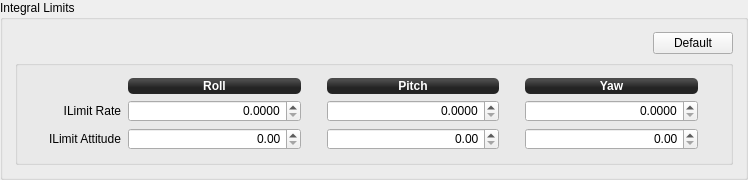
            <widget class="QGroupBox" name="groupBox_5">
             <property name="sizePolicy">
              <sizepolicy hsizetype="Preferred" vsizetype="Fixed">
               <horstretch>0</horstretch>
               <verstretch>0</verstretch>
              </sizepolicy>
             </property>
             <property name="minimumSize">
              <size>
               <width>0</width>
               <height>0</height>
              </size>
             </property>
             <property name="title">
              <string>Integral Limits</string>
             </property>
             <layout class="QGridLayout" name="gridLayout_9">
              <property name="leftMargin">
               <number>12</number>
              </property>
              <property name="topMargin">
               <number>12</number>
              </property>
              <property name="rightMargin">
               <number>12</number>
              </property>
              <property name="bottomMargin">
               <number>12</number>
              </property>
              <property name="horizontalSpacing">
               <number>6</number>
              </property>
              <item row="0" column="0">
               <spacer name="horizontalSpacer_36">
                <property name="orientation">
                 <enum>Qt::Horizontal</enum>
                </property>
                <property name="sizeHint" stdset="0">
                 <size>
                  <width>632</width>
                  <height>20</height>
                 </size>
                </property>
               </spacer>
              </item>
              <item row="0" column="1">
               <widget class="QPushButton" name="pushButton_9">
                <property name="sizePolicy">
                 <sizepolicy hsizetype="Fixed" vsizetype="Fixed">
                  <horstretch>0</horstretch>
                  <verstretch>0</verstretch>
                 </sizepolicy>
                </property>
                <property name="minimumSize">
                 <size>
                  <width>0</width>
                  <height>0</height>
                 </size>
                </property>
                <property name="maximumSize">
                 <size>
                  <width>16777215</width>
                  <height>16777215</height>
                 </size>
                </property>
                <property name="toolTip">
                 <string>Reset all values to GCS defaults</string>
                </property>
                <property name="text">
                 <string>Default</string>
                </property>
                <property name="objrelation" stdset="0">
                 <stringlist>
                  <string>objname:StabilizationSettings</string>
                  <string>button:default</string>
                  <string>buttongroup:13</string>
                 </stringlist>
                </property>
               </widget>
              </item>
              <item row="1" column="0" colspan="2">
               <widget class="QGroupBox" name="groupBox_10">
                <property name="minimumSize">
                 <size>
                  <width>0</width>
                  <height>100</height>
                 </size>
                </property>
                <property name="title">
                 <string/>
                </property>
                <property name="flat">
                 <bool>true</bool>
                </property>
                <layout class="QGridLayout" name="gridLayout_8" columnstretch="0,0,1,0,1,0,1,0">
                 <property name="leftMargin">
                  <number>12</number>
                 </property>
                 <property name="topMargin">
                  <number>12</number>
                 </property>
                 <property name="rightMargin">
                  <number>12</number>
                 </property>
                 <property name="bottomMargin">
                  <number>12</number>
                 </property>
                 <item row="1" column="4">
                  <widget class="QDoubleSpinBox" name="RatePitchILimit">
                   <property name="sizePolicy">
                    <sizepolicy hsizetype="Preferred" vsizetype="Fixed">
                     <horstretch>0</horstretch>
                     <verstretch>0</verstretch>
                    </sizepolicy>
                   </property>
                   <property name="minimumSize">
                    <size>
                     <width>0</width>
                     <height>22</height>
                    </size>
                   </property>
                   <property name="maximumSize">
                    <size>
                     <width>16777215</width>
                     <height>22</height>
                    </size>
                   </property>
                   <property name="focusPolicy">
                    <enum>Qt::StrongFocus</enum>
                   </property>
                   <property name="alignment">
                    <set>Qt::AlignRight|Qt::AlignTrailing|Qt::AlignVCenter</set>
                   </property>
                   <property name="decimals">
                    <number>4</number>
                   </property>
                   <property name="maximum">
                    <double>1.000000000000000</double>
                   </property>
                   <property name="singleStep">
                    <double>0.001000000000000</double>
                   </property>
                   <property name="objrelation" stdset="0">
                    <stringlist>
                     <string>objname:StabilizationSettings</string>
                     <string>fieldname:PitchRatePID</string>
                     <string>element:ILimit</string>
                     <string>haslimits:no</string>
                     <string>scale:1</string>
                     <string>buttongroup:13</string>
                    </stringlist>
                   </property>
                  </widget>
                 </item>
                 <item row="1" column="2">
                  <widget class="QDoubleSpinBox" name="RateRollILimit_2">
                   <property name="sizePolicy">
                    <sizepolicy hsizetype="Preferred" vsizetype="Fixed">
                     <horstretch>0</horstretch>
                     <verstretch>0</verstretch>
                    </sizepolicy>
                   </property>
                   <property name="minimumSize">
                    <size>
                     <width>0</width>
                     <height>22</height>
                    </size>
                   </property>
                   <property name="maximumSize">
                    <size>
                     <width>16777215</width>
                     <height>22</height>
                    </size>
                   </property>
                   <property name="focusPolicy">
                    <enum>Qt::StrongFocus</enum>
                   </property>
                   <property name="toolTip">
                    <string/>
                   </property>
                   <property name="alignment">
                    <set>Qt::AlignRight|Qt::AlignTrailing|Qt::AlignVCenter</set>
                   </property>
                   <property name="decimals">
                    <number>4</number>
                   </property>
                   <property name="maximum">
                    <double>1.000000000000000</double>
                   </property>
                   <property name="singleStep">
                    <double>0.001000000000000</double>
                   </property>
                   <property name="objrelation" stdset="0">
                    <stringlist>
                     <string>objname:StabilizationSettings</string>
                     <string>fieldname:RollRatePID</string>
                     <string>element:ILimit</string>
                     <string>haslimits:no</string>
                     <string>scale:1</string>
                     <string>buttongroup:13</string>
                    </stringlist>
                   </property>
                  </widget>
                 </item>
                 <item row="0" column="2">
                  <widget class="QLabel" name="label_35">
                   <property name="sizePolicy">
                    <sizepolicy hsizetype="Preferred" vsizetype="Fixed">
                     <horstretch>0</horstretch>
                     <verstretch>0</verstretch>
                    </sizepolicy>
                   </property>
                   <property name="minimumSize">
                    <size>
                     <width>0</width>
                     <height>16</height>
                    </size>
                   </property>
                   <property name="font">
                    <font>
                     <weight>75</weight>
                     <bold>true</bold>
                    </font>
                   </property>
                   <property name="autoFillBackground">
                    <bool>false</bool>
                   </property>
                   <property name="styleSheet">
                    <string notr="true">background-color: qlineargradient(spread:reflect, x1:0.507, y1:0, x2:0.507, y2:0.772, stop:0.208955 rgba(74, 74, 74, 255), stop:0.78607 rgba(36, 36, 36, 255));
color: rgb(255, 255, 255);
border-radius: 5;</string>
                   </property>
                   <property name="text">
                    <string>Roll</string>
                   </property>
                   <property name="alignment">
                    <set>Qt::AlignCenter</set>
                   </property>
                  </widget>
                 </item>
                 <item row="0" column="6">
                  <widget class="QLabel" name="label_45">
                   <property name="sizePolicy">
                    <sizepolicy hsizetype="Preferred" vsizetype="Fixed">
                     <horstretch>0</horstretch>
                     <verstretch>0</verstretch>
                    </sizepolicy>
                   </property>
                   <property name="minimumSize">
                    <size>
                     <width>0</width>
                     <height>16</height>
                    </size>
                   </property>
                   <property name="font">
                    <font>
                     <weight>75</weight>
                     <bold>true</bold>
                    </font>
                   </property>
                   <property name="autoFillBackground">
                    <bool>false</bool>
                   </property>
                   <property name="styleSheet">
                    <string notr="true">background-color: qlineargradient(spread:reflect, x1:0.507, y1:0, x2:0.507, y2:0.772, stop:0.208955 rgba(74, 74, 74, 255), stop:0.78607 rgba(36, 36, 36, 255));
color: rgb(255, 255, 255);
border-radius: 5;</string>
                   </property>
                   <property name="text">
                    <string>Yaw</string>
                   </property>
                   <property name="alignment">
                    <set>Qt::AlignCenter</set>
                   </property>
                  </widget>
                 </item>
                 <item row="2" column="6">
                  <widget class="QDoubleSpinBox" name="AttitudeYawILimit">
                   <property name="sizePolicy">
                    <sizepolicy hsizetype="Preferred" vsizetype="Fixed">
                     <horstretch>0</horstretch>
                     <verstretch>0</verstretch>
                    </sizepolicy>
                   </property>
                   <property name="minimumSize">
                    <size>
                     <width>0</width>
                     <height>22</height>
                    </size>
                   </property>
                   <property name="maximumSize">
                    <size>
                     <width>16777215</width>
                     <height>22</height>
                    </size>
                   </property>
                   <property name="focusPolicy">
                    <enum>Qt::StrongFocus</enum>
                   </property>
                   <property name="toolTip">
                    <string/>
                   </property>
                   <property name="styleSheet">
                    <string notr="true"/>
                   </property>
                   <property name="alignment">
                    <set>Qt::AlignRight|Qt::AlignTrailing|Qt::AlignVCenter</set>
                   </property>
                   <property name="decimals">
                    <number>2</number>
                   </property>
                   <property name="singleStep">
                    <double>0.100000000000000</double>
                   </property>
                   <property name="objrelation" stdset="0">
                    <stringlist>
                     <string>objname:StabilizationSettings</string>
                     <string>fieldname:YawPI</string>
                     <string>element:ILimit</string>
                     <string>haslimits:no</string>
                     <string>scale:1</string>
                     <string>buttongroup:13</string>
                    </stringlist>
                   </property>
                  </widget>
                 </item>
                 <item row="2" column="0">
                  <widget class="QLabel" name="label_21">
                   <property name="sizePolicy">
                    <sizepolicy hsizetype="Preferred" vsizetype="Preferred">
                     <horstretch>0</horstretch>
                     <verstretch>0</verstretch>
                    </sizepolicy>
                   </property>
                   <property name="minimumSize">
                    <size>
                     <width>91</width>
                     <height>0</height>
                    </size>
                   </property>
                   <property name="maximumSize">
                    <size>
                     <width>16777215</width>
                     <height>16777215</height>
                    </size>
                   </property>
                   <property name="styleSheet">
                    <string notr="true"/>
                   </property>
                   <property name="text">
                    <string>ILimit Attitude</string>
                   </property>
                   <property name="alignment">
                    <set>Qt::AlignRight|Qt::AlignTrailing|Qt::AlignVCenter</set>
                   </property>
                  </widget>
                 </item>
                 <item row="2" column="4">
                  <widget class="QDoubleSpinBox" name="AttitudePitchILimit_2">
                   <property name="sizePolicy">
                    <sizepolicy hsizetype="Preferred" vsizetype="Fixed">
                     <horstretch>0</horstretch>
                     <verstretch>0</verstretch>
                    </sizepolicy>
                   </property>
                   <property name="minimumSize">
                    <size>
                     <width>0</width>
                     <height>22</height>
                    </size>
                   </property>
                   <property name="maximumSize">
                    <size>
                     <width>16777215</width>
                     <height>22</height>
                    </size>
                   </property>
                   <property name="focusPolicy">
                    <enum>Qt::StrongFocus</enum>
                   </property>
                   <property name="alignment">
                    <set>Qt::AlignRight|Qt::AlignTrailing|Qt::AlignVCenter</set>
                   </property>
                   <property name="decimals">
                    <number>2</number>
                   </property>
                   <property name="singleStep">
                    <double>0.100000000000000</double>
                   </property>
                   <property name="objrelation" stdset="0">
                    <stringlist>
                     <string>objname:StabilizationSettings</string>
                     <string>fieldname:PitchPI</string>
                     <string>element:ILimit</string>
                     <string>haslimits:no</string>
                     <string>scale:1</string>
                     <string>buttongroup:13</string>
                    </stringlist>
                   </property>
                  </widget>
                 </item>
                 <item row="2" column="5">
                  <spacer name="horizontalSpacer_35">
                   <property name="orientation">
                    <enum>Qt::Horizontal</enum>
                   </property>
                   <property name="sizeHint" stdset="0">
                    <size>
                     <width>20</width>
                     <height>20</height>
                    </size>
                   </property>
                  </spacer>
                 </item>
                 <item row="0" column="0">
                  <spacer name="horizontalSpacer_38">
                   <property name="orientation">
                    <enum>Qt::Horizontal</enum>
                   </property>
                   <property name="sizeType">
                    <enum>QSizePolicy::Fixed</enum>
                   </property>
                   <property name="sizeHint" stdset="0">
                    <size>
                     <width>91</width>
                     <height>13</height>
                    </size>
                   </property>
                  </spacer>
                 </item>
                 <item row="1" column="0">
                  <widget class="QLabel" name="label_23">
                   <property name="sizePolicy">
                    <sizepolicy hsizetype="Preferred" vsizetype="Preferred">
                     <horstretch>0</horstretch>
                     <verstretch>0</verstretch>
                    </sizepolicy>
                   </property>
                   <property name="minimumSize">
                    <size>
                     <width>91</width>
                     <height>0</height>
                    </size>
                   </property>
                   <property name="maximumSize">
                    <size>
                     <width>16777215</width>
                     <height>16777215</height>
                    </size>
                   </property>
                   <property name="text">
                    <string>ILimit Rate</string>
                   </property>
                   <property name="alignment">
                    <set>Qt::AlignRight|Qt::AlignTrailing|Qt::AlignVCenter</set>
                   </property>
                  </widget>
                 </item>
                 <item row="2" column="2">
                  <widget class="QDoubleSpinBox" name="AttitudeRollILimit">
                   <property name="sizePolicy">
                    <sizepolicy hsizetype="Preferred" vsizetype="Fixed">
                     <horstretch>0</horstretch>
                     <verstretch>0</verstretch>
                    </sizepolicy>
                   </property>
                   <property name="minimumSize">
                    <size>
                     <width>0</width>
                     <height>22</height>
                    </size>
                   </property>
                   <property name="maximumSize">
                    <size>
                     <width>16777215</width>
                     <height>22</height>
                    </size>
                   </property>
                   <property name="focusPolicy">
                    <enum>Qt::StrongFocus</enum>
                   </property>
                   <property name="toolTip">
                    <string/>
                   </property>
                   <property name="alignment">
                    <set>Qt::AlignRight|Qt::AlignTrailing|Qt::AlignVCenter</set>
                   </property>
                   <property name="decimals">
                    <number>2</number>
                   </property>
                   <property name="singleStep">
                    <double>0.100000000000000</double>
                   </property>
                   <property name="objrelation" stdset="0">
                    <stringlist>
                     <string>objname:StabilizationSettings</string>
                     <string>fieldname:RollPI</string>
                     <string>element:ILimit</string>
                     <string>haslimits:no</string>
                     <string>scale:1</string>
                     <string>buttongroup:13</string>
                    </stringlist>
                   </property>
                  </widget>
                 </item>
                 <item row="2" column="3">
                  <spacer name="horizontalSpacer_34">
                   <property name="orientation">
                    <enum>Qt::Horizontal</enum>
                   </property>
                   <property name="sizeHint" stdset="0">
                    <size>
                     <width>20</width>
                     <height>20</height>
                    </size>
                   </property>
                  </spacer>
                 </item>
                 <item row="0" column="4">
                  <widget class="QLabel" name="label_36">
                   <property name="sizePolicy">
                    <sizepolicy hsizetype="Preferred" vsizetype="Fixed">
                     <horstretch>0</horstretch>
                     <verstretch>0</verstretch>
                    </sizepolicy>
                   </property>
                   <property name="minimumSize">
                    <size>
                     <width>0</width>
                     <height>16</height>
                    </size>
                   </property>
                   <property name="font">
                    <font>
                     <weight>75</weight>
                     <bold>true</bold>
                    </font>
                   </property>
                   <property name="autoFillBackground">
                    <bool>false</bool>
                   </property>
                   <property name="styleSheet">
                    <string notr="true">background-color: qlineargradient(spread:reflect, x1:0.507, y1:0, x2:0.507, y2:0.772, stop:0.208955 rgba(74, 74, 74, 255), stop:0.78607 rgba(36, 36, 36, 255));
color: rgb(255, 255, 255);
border-radius: 5;</string>
                   </property>
                   <property name="text">
                    <string>Pitch</string>
                   </property>
                   <property name="alignment">
                    <set>Qt::AlignCenter</set>
                   </property>
                  </widget>
                 </item>
                 <item row="1" column="6">
                  <widget class="QDoubleSpinBox" name="RateYawILimit">
                   <property name="sizePolicy">
                    <sizepolicy hsizetype="Preferred" vsizetype="Fixed">
                     <horstretch>0</horstretch>
                     <verstretch>0</verstretch>
                    </sizepolicy>
                   </property>
                   <property name="minimumSize">
                    <size>
                     <width>0</width>
                     <height>22</height>
                    </size>
                   </property>
                   <property name="maximumSize">
                    <size>
                     <width>16777215</width>
                     <height>22</height>
                    </size>
                   </property>
                   <property name="focusPolicy">
                    <enum>Qt::StrongFocus</enum>
                   </property>
                   <property name="toolTip">
                    <string/>
                   </property>
                   <property name="alignment">
                    <set>Qt::AlignRight|Qt::AlignTrailing|Qt::AlignVCenter</set>
                   </property>
                   <property name="decimals">
                    <number>4</number>
                   </property>
                   <property name="maximum">
                    <double>1.000000000000000</double>
                   </property>
                   <property name="singleStep">
                    <double>0.001000000000000</double>
                   </property>
                   <property name="objrelation" stdset="0">
                    <stringlist>
                     <string>objname:StabilizationSettings</string>
                     <string>fieldname:YawRatePID</string>
                     <string>element:ILimit</string>
                     <string>haslimits:no</string>
                     <string>scale:1</string>
                     <string>buttongroup:13</string>
                    </stringlist>
                   </property>
                  </widget>
                 </item>
                 <item row="2" column="7">
                  <spacer name="horizontalSpacer_43">
                   <property name="orientation">
                    <enum>Qt::Horizontal</enum>
                   </property>
                   <property name="sizeHint" stdset="0">
                    <size>
                     <width>20</width>
                     <height>20</height>
                    </size>
                   </property>
                  </spacer>
                 </item>
                 <item row="1" column="1">
                  <spacer name="horizontalSpacer_25">
                   <property name="orientation">
                    <enum>Qt::Horizontal</enum>
                   </property>
                   <property name="sizeHint" stdset="0">
                    <size>
                     <width>1</width>
                     <height>20</height>
                    </size>
                   </property>
                  </spacer>
                 </item>
                </layout>
               </widget>
              </item>
             </layout>
            </widget>
